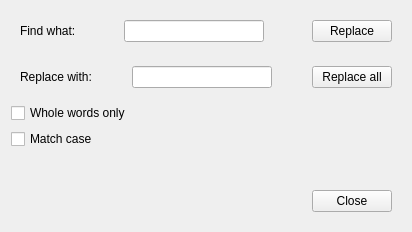
<?xml version="1.0" encoding="UTF-8"?>
<ui version="4.0">
 <class>Find</class>
 <widget class="QWidget" name="Find">
  <property name="geometry">
   <rect>
    <x>0</x>
    <y>0</y>
    <width>412</width>
    <height>232</height>
   </rect>
  </property>
  <property name="windowTitle">
   <string>Form</string>
  </property>
  <layout class="QVBoxLayout" name="verticalLayout">
   <item>
    <widget class="QWidget" name="widget_2" native="true">
     <layout class="QHBoxLayout" name="horizontalLayout_2">
      <item>
       <widget class="QLabel" name="label">
        <property name="text">
         <string>Find what:</string>
        </property>
       </widget>
      </item>
      <item>
       <spacer name="horizontalSpacer_2">
        <property name="orientation">
         <enum>Qt::Horizontal</enum>
        </property>
        <property name="sizeHint" stdset="0">
         <size>
          <width>40</width>
          <height>20</height>
         </size>
        </property>
       </spacer>
      </item>
      <item>
       <widget class="QLineEdit" name="lineEdit">
        <property name="minimumSize">
         <size>
          <width>140</width>
          <height>0</height>
         </size>
        </property>
       </widget>
      </item>
      <item>
       <spacer name="horizontalSpacer_4">
        <property name="orientation">
         <enum>Qt::Horizontal</enum>
        </property>
        <property name="sizeHint" stdset="0">
         <size>
          <width>40</width>
          <height>20</height>
         </size>
        </property>
       </spacer>
      </item>
      <item>
       <widget class="QPushButton" name="pushButton_3">
        <property name="text">
         <string>Replace</string>
        </property>
       </widget>
      </item>
     </layout>
    </widget>
   </item>
   <item>
    <widget class="QWidget" name="widget_3" native="true">
     <layout class="QHBoxLayout" name="horizontalLayout_3">
      <item>
       <widget class="QLabel" name="label_3">
        <property name="text">
         <string>Replace with:</string>
        </property>
       </widget>
      </item>
      <item>
       <spacer name="horizontalSpacer_3">
        <property name="orientation">
         <enum>Qt::Horizontal</enum>
        </property>
        <property name="sizeHint" stdset="0">
         <size>
          <width>40</width>
          <height>20</height>
         </size>
        </property>
       </spacer>
      </item>
      <item>
       <widget class="QLineEdit" name="lineEdit_2">
        <property name="minimumSize">
         <size>
          <width>140</width>
          <height>0</height>
         </size>
        </property>
       </widget>
      </item>
      <item>
       <spacer name="horizontalSpacer_5">
        <property name="orientation">
         <enum>Qt::Horizontal</enum>
        </property>
        <property name="sizeHint" stdset="0">
         <size>
          <width>40</width>
          <height>20</height>
         </size>
        </property>
       </spacer>
      </item>
      <item>
       <widget class="QPushButton" name="pushButton_4">
        <property name="text">
         <string>Replace all</string>
        </property>
       </widget>
      </item>
     </layout>
    </widget>
   </item>
   <item>
    <widget class="QCheckBox" name="checkBox_2">
     <property name="text">
      <string>Whole words only</string>
     </property>
    </widget>
   </item>
   <item>
    <widget class="QCheckBox" name="checkBox">
     <property name="text">
      <string>Match case</string>
     </property>
    </widget>
   </item>
   <item>
    <spacer name="verticalSpacer">
     <property name="orientation">
      <enum>Qt::Vertical</enum>
     </property>
     <property name="sizeHint" stdset="0">
      <size>
       <width>20</width>
       <height>40</height>
      </size>
     </property>
    </spacer>
   </item>
   <item>
    <widget class="QWidget" name="widget" native="true">
     <layout class="QHBoxLayout" name="horizontalLayout">
      <item>
       <spacer name="horizontalSpacer">
        <property name="orientation">
         <enum>Qt::Horizontal</enum>
        </property>
        <property name="sizeHint" stdset="0">
         <size>
          <width>40</width>
          <height>20</height>
         </size>
        </property>
       </spacer>
      </item>
      <item>
       <widget class="QPushButton" name="pushButton_2">
        <property name="text">
         <string>Close</string>
        </property>
       </widget>
      </item>
     </layout>
    </widget>
   </item>
  </layout>
 </widget>
 <resources/>
 <connections/>
</ui>
